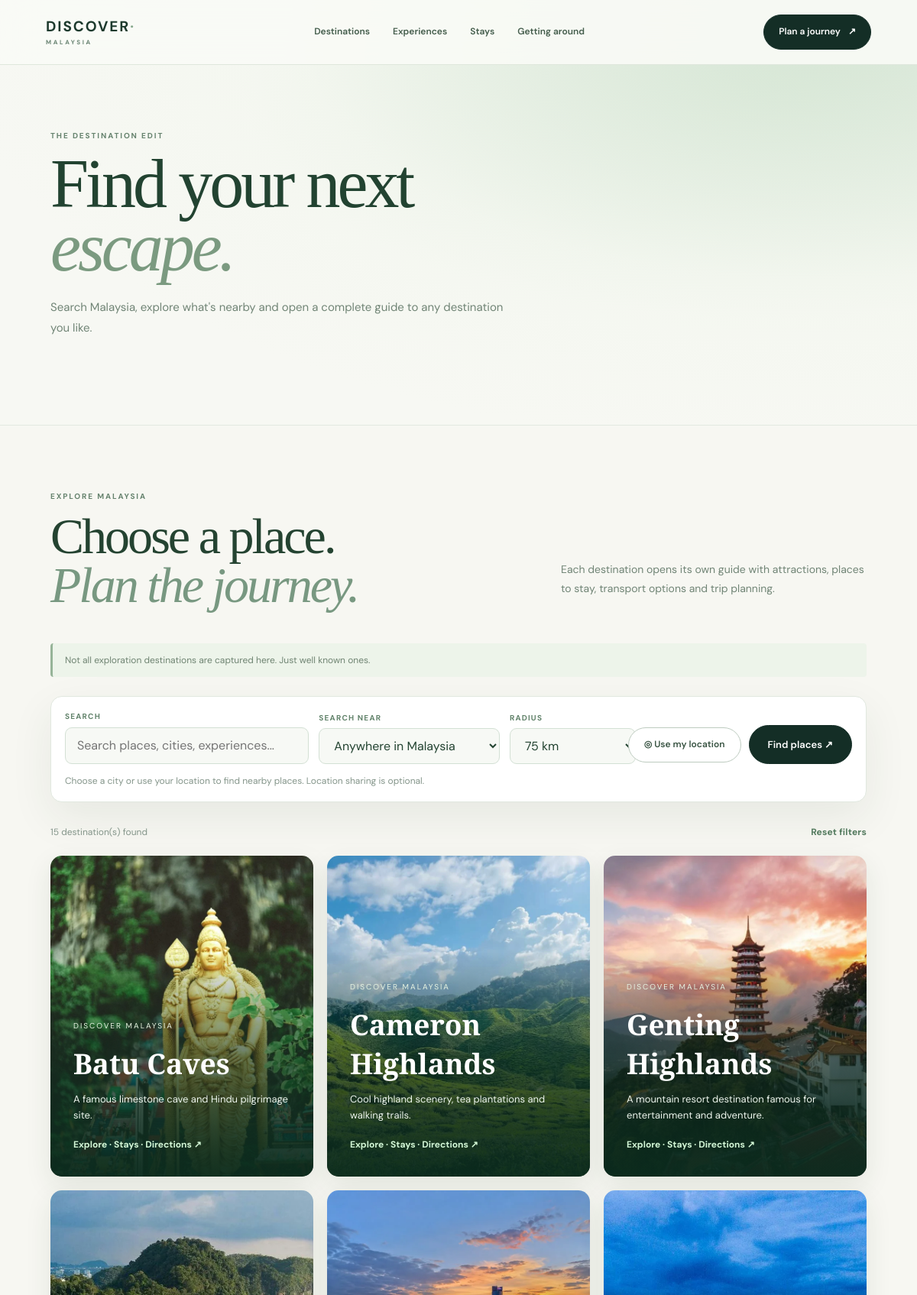
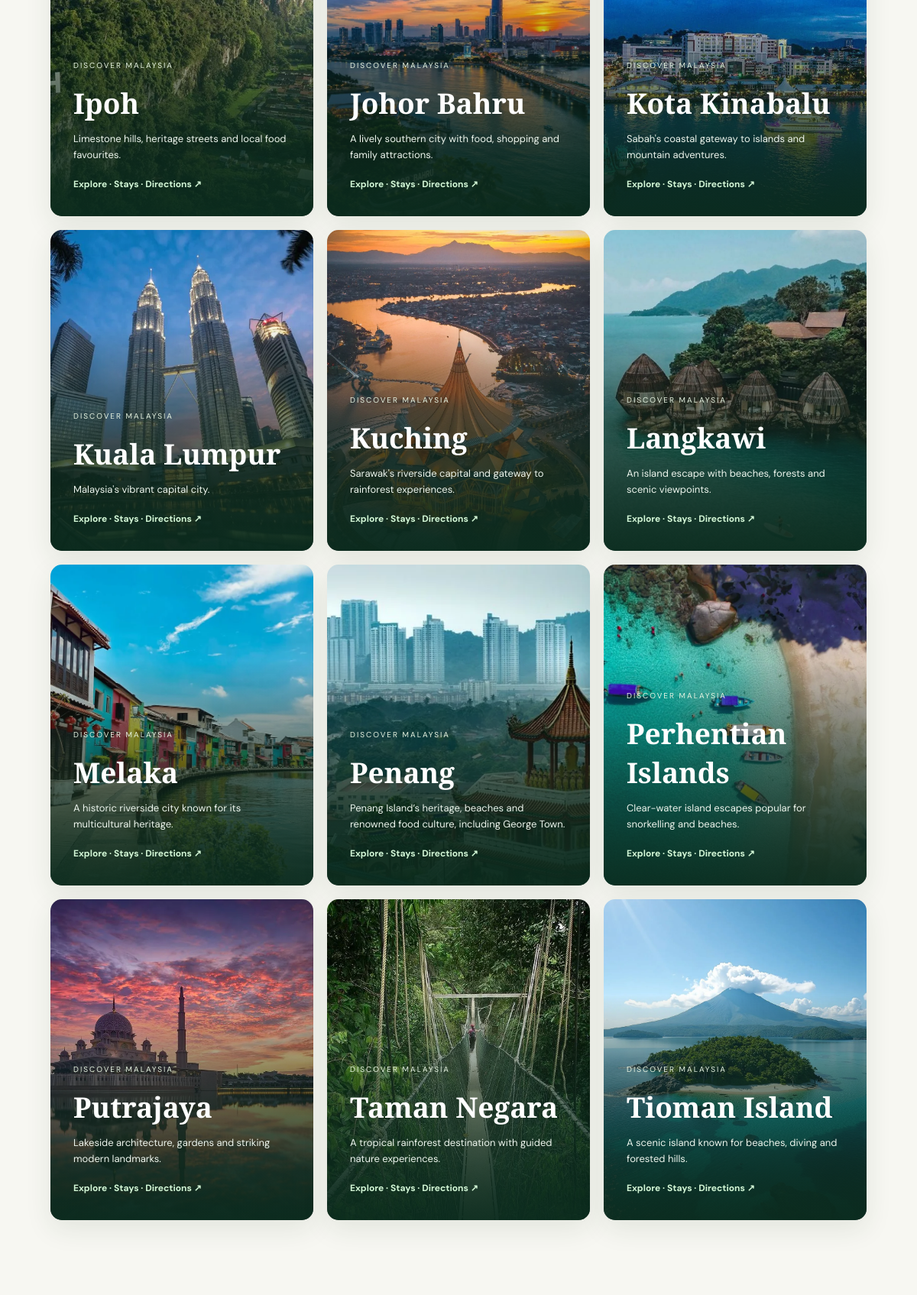
/explore (upper part), run on the app's committed database (2 pictures, top to bottom).
### tables this page shows
CREATE TABLE destinations (
    id INTEGER PRIMARY KEY AUTOINCREMENT,
    name TEXT NOT NULL,
    slug TEXT UNIQUE NOT NULL,
    description TEXT,
    image TEXT
, latitude REAL, longitude REAL);

### app.py (the view)
@app.route('/explore')
def explore():
    query=request.args.get('q','').strip()[:120]
    db=get_db_connection()
    geo=geo_options(db)
    params=[]
    sql='SELECT * FROM destinations'
    if query:
        sql+=' WHERE name LIKE ? OR description LIKE ?'
        params=[f'%{query}%',f'%{query}%']
    sql+=' ORDER BY name'
    rows=db.execute(sql,params).fetchall()
    destinations=sort_by_proximity(rows,geo)
    cities=get_destinations(db)
    db.close()
    return render_template('explore.html',destinations=destinations,all_destinations=cities,query=query,geo=geo)

### app.py (called while the page is built)
def get_destinations(connection):
    return [dict(x) for x in connection.execute('SELECT * FROM destinations ORDER BY name')]

def sort_by_proximity(rows,geo,limit=None):
    results=[]
    for row in rows:
        d=dict(row)
        d['distance_km']=None
        lt,lg=d.get('latitude'),d.get('longitude')
        if geo['center']:
            if lt is None or lg is None:continue
            d['distance_km']=round(distance_km(*geo['center'],lt,lg),1)
            if d['distance_km']>geo['radius']:continue
        results.append(d)
    if geo['center']:
        results.sort(key=lambda x:(x['distance_km'],x.get('name','')))
    return results[:limit] if limit else results

### database/db.py (called while the page is built)
def get_db_connection():
    connection = sqlite3.connect(DATABASE_PATH)
    connection.row_factory = sqlite3.Row
    return connection

### templates/explore.html
{% extends 'base.html' %}{% block title %}Explore Malaysia | Discover Malaysia{% endblock %}
{% block content %}
<section class="page-hero"><div class="container page-hero-content"><p class="section-label">THE DESTINATION EDIT</p><h1>Find your next<br><em>escape.</em></h1><p>Search Malaysia, explore what's nearby and open a complete guide to any destination you like.</p></div></section>
<section class="listing-section container"><div class="section-heading"><div><p class="section-label">EXPLORE MALAYSIA</p><h2>Choose a place.<br><em>Plan the journey.</em></h2></div><p class="section-description">Each destination opens its own guide with attractions, places to stay, transport options and trip planning.</p></div>
<p class="coverage-disclaimer inline-disclaimer">Not all exploration destinations are captured here. Just well known ones.</p>
{% set page_mode='explore' %}{% include '_location_search.html' %}
<div class="listing-header"><div class="listing-count">{{ destinations|length }} destination(s) found {% if geo.center %}near {{ geo.geo_source }}{% endif %}</div><a class="clear-link" href="{{ url_for('explore') }}">Reset filters</a></div>
<div class="destination-grid explore-destinations">{% for d in destinations %}<a class="destination-card" href="{{ url_for('destination_detail',slug=d['slug']) }}" style="--card-image:url('{{ url_for('static',filename='images/editorial/' ~ d['slug'] ~ '.webp') }}')"><div class="destination-overlay"></div><div class="destination-content"><span>{% if d.distance_km is not none %}≈ {{ d.distance_km }} km away · straight-line{% else %}DISCOVER MALAYSIA{% endif %}</span><h3>{{ d['name'] }}</h3><p>{{ d['description'] }}</p><strong>Explore · Stays · Directions ↗</strong></div></a>{% else %}<div class="empty-state">No destinations match your filters. Try increasing the radius or searching a different area.</div>{% endfor %}</div>
</section>{% endblock %}

### static/css/style.css (style rules this page uses)
:root { --bg:#0c1715;--panel:#14231f;--panel2:#192d27;--line:#2c423a;--text:#f5f5ec;--muted:#a8bbb1;--accent:#44c69a;--accent-dark:#113d30;--serif:'Playfair Display',Georgia,serif;--sans:'DM Sans',Arial,sans-serif }
* { box-sizing:border-box }
html { scroll-behavior:smooth }
body { margin:0;background:var(--bg);color:var(--text);font-family:var(--sans);line-height:1.65 }
a { color:inherit;text-decoration:none }
.container { width:min(1320px,90%);margin-inline:auto }
h1,h2,h3,p { margin-top:0 }
h1,h2 { font-family:var(--serif);font-weight:500;letter-spacing:-.045em;line-height:1.13 }
h1 em,h2 em { color:#9ce4c7;font-weight:500 }
h3 { line-height:1.3 }
.eyebrow,.section-label { font-size:11px;letter-spacing:.24em;color:var(--accent);font-weight:700;text-transform:uppercase }
.destinations-section,.listing-section,.transport-section,.explore-section { padding-top:105px;padding-bottom:115px }
.section-heading { display:flex;justify-content:space-between;align-items:end;gap:35px;margin-bottom:45px }
.section-heading h2,.planner-content h2 { font-size:clamp(43px,5vw,75px);margin:12px 0 0 }
.section-description { max-width:400px;color:var(--muted);font-size:14px }
.destination-grid { display:grid;grid-template-columns:repeat(3,minmax(0,1fr));gap:18px }
.destination-card { position:relative;min-height:430px;border:1px solid #ffffff1e;border-radius:12px;overflow:hidden;display:flex;align-items:end;background-image:linear-gradient(0deg,#06110feb,#06110f28 70%),var(--card-image,linear-gradient(130deg,#245b49,#122720));background-size:cover;background-position:center;transition:transform .3s,border-color .3s }
.destination-overlay { position:absolute;inset:0;background:linear-gradient(0deg,#07120fcf,transparent 70%) }
.destination-content { position:relative;padding:30px;width:100% }
.destination-content span { font-size:10px;letter-spacing:.2em;color:#b9edcf }
.destination-content h3 { font-family:var(--serif);font-weight:500;font-size:32px;margin:12px 0 }
.destination-content p { font-size:13px;color:#d6e5dc;line-height:1.6 }
.destination-content strong { font-size:12px;color:var(--accent) }
.page-hero { padding:175px 0 90px;background:radial-gradient(circle at 85% 20%,#20664d66,transparent 50%),linear-gradient(135deg,#101f1b,#091411);border-bottom:1px solid var(--line) }
.page-hero h1 { font-size:clamp(52px,6vw,88px);margin:15px 0 20px }
.page-hero-content>p:not(.section-label) { max-width:610px;color:var(--muted) }
.clear-link { font-size:13px;color:var(--accent) }
.listing-count { font-size:12px;color:var(--muted);margin:0 0 25px }
.explore-destinations { grid-template-columns:repeat(3,1fr) }
.listing-header { display:flex;align-items:center;justify-content:space-between;gap:16px;flex-wrap:wrap;margin:30px 0 20px }
.listing-header .listing-count { margin:0 }
.coverage-disclaimer { font-size:12px;line-height:1.7;color:#aacaba;opacity:.92;margin-top:10px }
.inline-disclaimer { background:#142b22;border-left:3px solid #42c992;padding:12px 16px;border-radius:4px;margin:0 0 25px }

### static/css/immersive.css (style rules this page uses)
:root { --emerald:#48d3a2;--mint:#a7f6d5;--deep:#081613;--glass:rgba(15,39,31,.73) }
html { scroll-padding-top:100px }
body { background:#081613;overflow-x:hidden }
.page-hero,.destination-hero { background-color:#0b1f18 }
.page-hero:before { content:"";position:absolute;inset:0;pointer-events:none;background:radial-gradient(ellipse at 85% 12%,#3ea47025,transparent 51%) }
.page-hero-content { position:relative;z-index:1 }
.destination-card,.attraction-card,.hotel-card,.guide-item,.travel-option { transition:transform .22s ease-out,border-color .25s,box-shadow .25s;transform-style:preserve-3d }

### data on the page
destinations: slug (picture), name "Batu Caves", description "A famous limestone cave and Hindu pilgrimage site."
destinations: slug (picture), name "Cameron Highlands", description "Cool highland scenery, tea plantations and walking trails."
destinations: slug (picture), name "Genting Highlands", description "A mountain resort destination famous for entertainment and adventure."
destinations: slug (picture), name "Ipoh", description "Limestone hills, heritage streets and local food favourites."
destinations: slug (picture), name "Johor Bahru", description "A lively southern city with food, shopping and family attractions."
destinations: slug (picture), name "Kota Kinabalu", description "Sabah's coastal gateway to islands and mountain adventures."
destinations: slug (picture), name "Kuala Lumpur", description "Malaysia's vibrant capital city."
destinations: slug (picture), name "Kuching", description "Sarawak's riverside capital and gateway to rainforest experiences."
destinations: slug (picture), name "Langkawi", description "An island escape with beaches, forests and scenic viewpoints."
destinations: slug (picture), name "Melaka", description "A historic riverside city known for its multicultural heritage."
destinations: slug (picture), name "Penang", description "Penang Island’s heritage, beaches and renowned food culture, including George Town."
destinations: slug (picture), name "Perhentian Islands", description "Clear-water island escapes popular for snorkelling and beaches."
destinations: slug (picture), name "Putrajaya", description "Lakeside architecture, gardens and striking modern landmarks."
destinations: slug (picture), name "Taman Negara", description "A tropical rainforest destination with guided nature experiences."
destinations: slug (picture), name "Tioman Island", description "A scenic island known for beaches, diving and forested hills."

### other printed values
{{ destinations|length }} "15"
form field radius "75 km"
